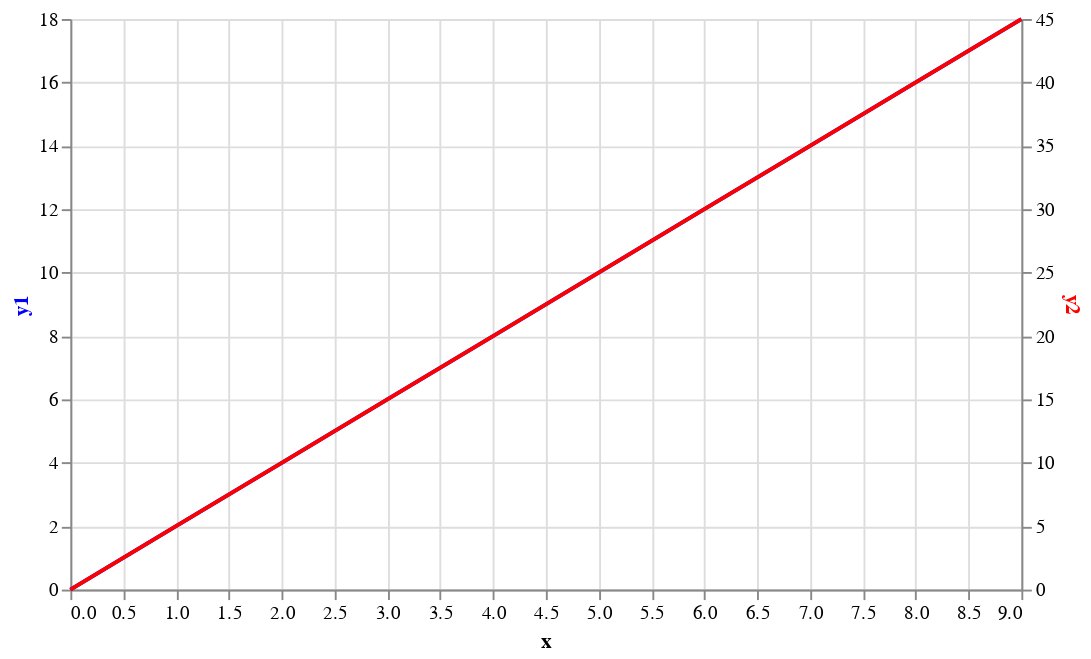

The notebook cell saved with this chart:
### Code cell
import altair as alt
import pandas as pd

# Sample data
data = pd.DataFrame({
    'x': range(10),
    'y1': [i * 2 for i in range(10)],  # First line data
    'y2': [i * 5 for i in range(10)]   # Second line data
})

# Base chart
base_chart = alt.Chart(data).encode(
    x='x'
).properties(
    width=500,
    height=300
)

# Chart for the first line with its own y-axis
chart1 = base_chart.mark_line(color='blue').encode(
    y=alt.Y('y1', axis=alt.Axis(titleColor='blue')),  # This specifies the first line with a blue axis
)

# Chart for the second line with a different y-axis
chart2 = base_chart.mark_line(color='red').encode(
    y=alt.Y('y2', axis=alt.Axis(titleColor='red')),  # This specifies the second line with a red axis
)

# Layering the charts and specifying the right y-axis for the second chart
combined_chart = alt.layer(
    chart1,
    chart2.encode(y=alt.Y('y2', axis=alt.Axis(titleColor='red'), scale=alt.Scale(zero=False)))
).resolve_scale(y='independent')

combined_chart

### Figure 1 — Vega-Lite specification as saved in the notebook (floating-point values rounded to 4 significant figures)
{"config": {"view": {"continuousWidth": 300, "continuousHeight": 300}}, "layer": [{"mark": {"type": "line", "color": "blue"}, "encoding": {"x": {"field": "x", "type": "quantitative"}, "y": {"axis": {"titleColor": "blue"}, "field": "y1", "type": "quantitative"}}}, {"mark": {"type": "line", "color": "red"}, "encoding": {"x": {"field": "x", "type": "quantitative"}, "y": {"axis": {"titleColor": "red"}, "field": "y2", "scale": {"zero": false}, "type": "quantitative"}}}], "data": {"name": "data-746c7521fd5711816b0ddfb7b6396905"}, "height": 300, "resolve": {"scale": {"y": "independent"}}, "width": 500, "$schema": "https://vega.github.io/schema/vega-lite/v5.16.3.json", "datasets": {"data-746c7521fd5711816b0ddfb7b6396905": [{"x": 0, "y1": 0, "y2": 0}, {"x": 1, "y1": 2, "y2": 5}, {"x": 2, "y1": 4, "y2": 10}, {"x": 3, "y1": 6, "y2": 15}, {"x": 4, "y1": 8, "y2": 20}, {"x": 5, "y1": 10, "y2": 25}, {"x": 6, "y1": 12, "y2": 30}, {"x": 7, "y1": 14, "y2": 35}, {"x": 8, "y1": 16, "y2": 40}, {"x": 9, "y1": 18, "y2": 45}]}}
